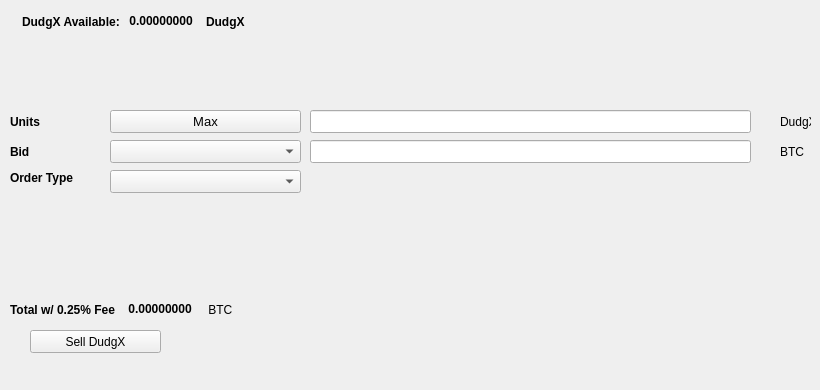
   <widget class="QWidget" name="SellTab">
    <attribute name="title">
     <string>Sell</string>
    </attribute>
    <widget class="QLabel" name="label_16">
     <property name="geometry">
      <rect>
       <x>780</x>
       <y>140</y>
       <width>31</width>
       <height>23</height>
      </rect>
     </property>
     <property name="text">
      <string>BTC</string>
     </property>
    </widget>
    <widget class="QComboBox" name="SellBidcomboBox">
     <property name="geometry">
      <rect>
       <x>110</x>
       <y>140</y>
       <width>191</width>
       <height>23</height>
      </rect>
     </property>
     <property name="font">
      <font>
       <pointsize>10</pointsize>
      </font>
     </property>
    </widget>
    <widget class="QLabel" name="label_18">
     <property name="geometry">
      <rect>
       <x>10</x>
       <y>110</y>
       <width>46</width>
       <height>23</height>
      </rect>
     </property>
     <property name="font">
      <font>
       <weight>75</weight>
       <bold>true</bold>
      </font>
     </property>
     <property name="text">
      <string>Units</string>
     </property>
    </widget>
    <widget class="QPushButton" name="Sell_Max_Amount">
     <property name="geometry">
      <rect>
       <x>110</x>
       <y>110</y>
       <width>191</width>
       <height>23</height>
      </rect>
     </property>
     <property name="font">
      <font>
       <pointsize>10</pointsize>
      </font>
     </property>
     <property name="text">
      <string>Max</string>
     </property>
    </widget>
    <widget class="QLabel" name="label_20">
     <property name="geometry">
      <rect>
       <x>10</x>
       <y>170</y>
       <width>91</width>
       <height>16</height>
      </rect>
     </property>
     <property name="font">
      <font>
       <weight>75</weight>
       <bold>true</bold>
      </font>
     </property>
     <property name="text">
      <string>Order Type</string>
     </property>
    </widget>
    <widget class="QComboBox" name="SellOrdertypeCombo">
     <property name="geometry">
      <rect>
       <x>110</x>
       <y>170</y>
       <width>191</width>
       <height>23</height>
      </rect>
     </property>
     <property name="font">
      <font>
       <pointsize>10</pointsize>
      </font>
     </property>
    </widget>
    <widget class="QLabel" name="label_21">
     <property name="geometry">
      <rect>
       <x>10</x>
       <y>140</y>
       <width>46</width>
       <height>23</height>
      </rect>
     </property>
     <property name="font">
      <font>
       <weight>75</weight>
       <bold>true</bold>
      </font>
     </property>
     <property name="text">
      <string>Bid</string>
     </property>
    </widget>
    <widget class="QLabel" name="label_22">
     <property name="geometry">
      <rect>
       <x>780</x>
       <y>110</y>
       <width>31</width>
       <height>23</height>
      </rect>
     </property>
     <property name="text">
      <string>DudgX</string>
     </property>
    </widget>
    <widget class="QLineEdit" name="UnitsInputDudgX">
     <property name="geometry">
      <rect>
       <x>310</x>
       <y>110</y>
       <width>441</width>
       <height>23</height>
      </rect>
     </property>
     <property name="font">
      <font>
       <pointsize>9</pointsize>
       <weight>75</weight>
       <bold>true</bold>
      </font>
     </property>
    </widget>
    <widget class="QLineEdit" name="SellBidPriceEdit">
     <property name="geometry">
      <rect>
       <x>310</x>
       <y>140</y>
       <width>441</width>
       <height>23</height>
      </rect>
     </property>
     <property name="font">
      <font>
       <pointsize>9</pointsize>
       <weight>75</weight>
       <bold>true</bold>
      </font>
     </property>
    </widget>
    <widget class="QPushButton" name="SellDudgXBTN">
     <property name="geometry">
      <rect>
       <x>30</x>
       <y>330</y>
       <width>131</width>
       <height>23</height>
      </rect>
     </property>
     <property name="text">
      <string>Sell DudgX</string>
     </property>
     <property name="icon">
      <iconset resource="../DudgX">
       <normaloff>:/icons/bitcoin</normaloff>:/icons/bitcoin</iconset>
     </property>
    </widget>
    <widget class="QWidget" name="layoutWidget3">
     <property name="geometry">
      <rect>
       <x>22</x>
       <y>12</y>
       <width>258</width>
       <height>19</height>
      </rect>
     </property>
     <layout class="QHBoxLayout" name="horizontalLayout">
      <item>
       <widget class="QLabel" name="label232_2">
        <property name="font">
         <font>
          <weight>75</weight>
          <bold>true</bold>
         </font>
        </property>
        <property name="text">
         <string>DudgX Available:</string>
        </property>
       </widget>
      </item>
      <item>
       <widget class="QLabel" name="DudgXAvailableLabel">
        <property name="palette">
         <palette>
          <active>
           <colorrole role="WindowText">
            <brush brushstyle="SolidPattern">
             <color alpha="255">
              <red>0</red>
              <green>0</green>
              <blue>0</blue>
             </color>
            </brush>
           </colorrole>
           <colorrole role="Button">
            <brush brushstyle="SolidPattern">
             <color alpha="255">
              <red>0</red>
              <green>170</green>
              <blue>0</blue>
             </color>
            </brush>
           </colorrole>
           <colorrole role="Light">
            <brush brushstyle="SolidPattern">
             <color alpha="255">
              <red>0</red>
              <green>255</green>
              <blue>0</blue>
             </color>
            </brush>
           </colorrole>
           <colorrole role="Midlight">
            <brush brushstyle="SolidPattern">
             <color alpha="255">
              <red>0</red>
              <green>212</green>
              <blue>0</blue>
             </color>
            </brush>
           </colorrole>
           <colorrole role="Dark">
            <brush brushstyle="SolidPattern">
             <color alpha="255">
              <red>0</red>
              <green>85</green>
              <blue>0</blue>
             </color>
            </brush>
           </colorrole>
           <colorrole role="Mid">
            <brush brushstyle="SolidPattern">
             <color alpha="255">
              <red>0</red>
              <green>113</green>
              <blue>0</blue>
             </color>
            </brush>
           </colorrole>
           <colorrole role="Text">
            <brush brushstyle="SolidPattern">
             <color alpha="255">
              <red>0</red>
              <green>170</green>
              <blue>0</blue>
             </color>
            </brush>
           </colorrole>
           <colorrole role="BrightText">
            <brush brushstyle="SolidPattern">
             <color alpha="255">
              <red>255</red>
              <green>255</green>
              <blue>255</blue>
             </color>
            </brush>
           </colorrole>
           <colorrole role="ButtonText">
            <brush brushstyle="SolidPattern">
             <color alpha="255">
              <red>0</red>
              <green>0</green>
              <blue>0</blue>
             </color>
            </brush>
           </colorrole>
           <colorrole role="Base">
            <brush brushstyle="SolidPattern">
             <color alpha="255">
              <red>255</red>
              <green>255</green>
              <blue>255</blue>
             </color>
            </brush>
           </colorrole>
           <colorrole role="Window">
            <brush brushstyle="SolidPattern">
             <color alpha="255">
              <red>0</red>
              <green>170</green>
              <blue>0</blue>
             </color>
            </brush>
           </colorrole>
           <colorrole role="Shadow">
            <brush brushstyle="SolidPattern">
             <color alpha="255">
              <red>0</red>
              <green>0</green>
              <blue>0</blue>
             </color>
            </brush>
           </colorrole>
           <colorrole role="AlternateBase">
            <brush brushstyle="SolidPattern">
             <color alpha="255">
              <red>127</red>
              <green>212</green>
              <blue>127</blue>
             </color>
            </brush>
           </colorrole>
           <colorrole role="ToolTipBase">
            <brush brushstyle="SolidPattern">
             <color alpha="255">
              <red>255</red>
              <green>255</green>
              <blue>220</blue>
             </color>
            </brush>
           </colorrole>
           <colorrole role="ToolTipText">
            <brush brushstyle="SolidPattern">
             <color alpha="255">
              <red>0</red>
              <green>0</green>
              <blue>0</blue>
             </color>
            </brush>
           </colorrole>
          </active>
          <inactive>
           <colorrole role="WindowText">
            <brush brushstyle="SolidPattern">
             <color alpha="255">
              <red>0</red>
              <green>0</green>
              <blue>0</blue>
             </color>
            </brush>
           </colorrole>
           <colorrole role="Button">
            <brush brushstyle="SolidPattern">
             <color alpha="255">
              <red>0</red>
              <green>170</green>
              <blue>0</blue>
             </color>
            </brush>
           </colorrole>
           <colorrole role="Light">
            <brush brushstyle="SolidPattern">
             <color alpha="255">
              <red>0</red>
              <green>255</green>
              <blue>0</blue>
             </color>
            </brush>
           </colorrole>
           <colorrole role="Midlight">
            <brush brushstyle="SolidPattern">
             <color alpha="255">
              <red>0</red>
              <green>212</green>
              <blue>0</blue>
             </color>
            </brush>
           </colorrole>
           <colorrole role="Dark">
            <brush brushstyle="SolidPattern">
             <color alpha="255">
              <red>0</red>
              <green>85</green>
              <blue>0</blue>
             </color>
            </brush>
           </colorrole>
           <colorrole role="Mid">
            <brush brushstyle="SolidPattern">
             <color alpha="255">
              <red>0</red>
              <green>113</green>
              <blue>0</blue>
             </color>
            </brush>
           </colorrole>
           <colorrole role="Text">
            <brush brushstyle="SolidPattern">
             <color alpha="255">
              <red>0</red>
              <green>170</green>
              <blue>0</blue>
             </color>
            </brush>
           </colorrole>
           <colorrole role="BrightText">
            <brush brushstyle="SolidPattern">
             <color alpha="255">
              <red>255</red>
              <green>255</green>
              <blue>255</blue>
             </color>
            </brush>
           </colorrole>
           <colorrole role="ButtonText">
            <brush brushstyle="SolidPattern">
             <color alpha="255">
              <red>0</red>
              <green>0</green>
              <blue>0</blue>
             </color>
            </brush>
           </colorrole>
           <colorrole role="Base">
            <brush brushstyle="SolidPattern">
             <color alpha="255">
              <red>255</red>
              <green>255</green>
              <blue>255</blue>
             </color>
            </brush>
           </colorrole>
           <colorrole role="Window">
            <brush brushstyle="SolidPattern">
             <color alpha="255">
              <red>0</red>
              <green>170</green>
              <blue>0</blue>
             </color>
            </brush>
           </colorrole>
           <colorrole role="Shadow">
            <brush brushstyle="SolidPattern">
             <color alpha="255">
              <red>0</red>
              <green>0</green>
              <blue>0</blue>
             </color>
            </brush>
           </colorrole>
           <colorrole role="AlternateBase">
            <brush brushstyle="SolidPattern">
             <color alpha="255">
              <red>127</red>
              <green>212</green>
              <blue>127</blue>
             </color>
            </brush>
           </colorrole>
           <colorrole role="ToolTipBase">
            <brush brushstyle="SolidPattern">
             <color alpha="255">
              <red>255</red>
              <green>255</green>
              <blue>220</blue>
             </color>
            </brush>
           </colorrole>
           <colorrole role="ToolTipText">
            <brush brushstyle="SolidPattern">
             <color alpha="255">
              <red>0</red>
              <green>0</green>
              <blue>0</blue>
             </color>
            </brush>
           </colorrole>
          </inactive>
          <disabled>
           <colorrole role="WindowText">
            <brush brushstyle="SolidPattern">
             <color alpha="255">
              <red>0</red>
              <green>85</green>
              <blue>0</blue>
             </color>
            </brush>
           </colorrole>
           <colorrole role="Button">
            <brush brushstyle="SolidPattern">
             <color alpha="255">
              <red>0</red>
              <green>170</green>
              <blue>0</blue>
             </color>
            </brush>
           </colorrole>
           <colorrole role="Light">
            <brush brushstyle="SolidPattern">
             <color alpha="255">
              <red>0</red>
              <green>255</green>
              <blue>0</blue>
             </color>
            </brush>
           </colorrole>
           <colorrole role="Midlight">
            <brush brushstyle="SolidPattern">
             <color alpha="255">
              <red>0</red>
              <green>212</green>
              <blue>0</blue>
             </color>
            </brush>
           </colorrole>
           <colorrole role="Dark">
            <brush brushstyle="SolidPattern">
             <color alpha="255">
              <red>0</red>
              <green>85</green>
              <blue>0</blue>
             </color>
            </brush>
           </colorrole>
           <colorrole role="Mid">
            <brush brushstyle="SolidPattern">
             <color alpha="255">
              <red>0</red>
              <green>113</green>
              <blue>0</blue>
             </color>
            </brush>
           </colorrole>
           <colorrole role="Text">
            <brush brushstyle="SolidPattern">
             <color alpha="255">
              <red>0</red>
              <green>85</green>
              <blue>0</blue>
             </color>
            </brush>
           </colorrole>
           <colorrole role="BrightText">
            <brush brushstyle="SolidPattern">
             <color alpha="255">
              <red>255</red>
              <green>255</green>
              <blue>255</blue>
             </color>
            </brush>
           </colorrole>
           <colorrole role="ButtonText">
            <brush brushstyle="SolidPattern">
             <color alpha="255">
              <red>0</red>
              <green>85</green>
              <blue>0</blue>
             </color>
            </brush>
           </colorrole>
           <colorrole role="Base">
            <brush brushstyle="SolidPattern">
             <color alpha="255">
              <red>0</red>
              <green>170</green>
              <blue>0</blue>
             </color>
            </brush>
           </colorrole>
           <colorrole role="Window">
            <brush brushstyle="SolidPattern">
             <color alpha="255">
              <red>0</red>
              <green>170</green>
              <blue>0</blue>
             </color>
            </brush>
           </colorrole>
           <colorrole role="Shadow">
            <brush brushstyle="SolidPattern">
             <color alpha="255">
              <red>0</red>
              <green>0</green>
              <blue>0</blue>
             </color>
            </brush>
           </colorrole>
           <colorrole role="AlternateBase">
            <brush brushstyle="SolidPattern">
             <color alpha="255">
              <red>0</red>
              <green>170</green>
              <blue>0</blue>
             </color>
            </brush>
           </colorrole>
           <colorrole role="ToolTipBase">
            <brush brushstyle="SolidPattern">
             <color alpha="255">
              <red>255</red>
              <green>255</green>
              <blue>220</blue>
             </color>
            </brush>
           </colorrole>
           <colorrole role="ToolTipText">
            <brush brushstyle="SolidPattern">
             <color alpha="255">
              <red>0</red>
              <green>0</green>
              <blue>0</blue>
             </color>
            </brush>
           </colorrole>
          </disabled>
         </palette>
        </property>
        <property name="font">
         <font>
          <weight>75</weight>
          <bold>true</bold>
         </font>
        </property>
        <property name="text">
         <string> 0.00000000 </string>
        </property>
        <property name="textInteractionFlags">
         <set>Qt::LinksAccessibleByMouse|Qt::TextSelectableByKeyboard|Qt::TextSelectableByMouse</set>
        </property>
       </widget>
      </item>
      <item>
       <widget class="QLabel" name="labelDudgX">
        <property name="font">
         <font>
          <weight>75</weight>
          <bold>true</bold>
         </font>
        </property>
        <property name="text">
         <string>DudgX</string>
        </property>
       </widget>
      </item>
     </layout>
    </widget>
    <widget class="QWidget" name="layoutWidget">
     <property name="geometry">
      <rect>
       <x>10</x>
       <y>300</y>
       <width>268</width>
       <height>19</height>
      </rect>
     </property>
     <layout class="QHBoxLayout" name="horizontalLayout_2">
      <item>
       <widget class="QLabel" name="label_19">
        <property name="font">
         <font>
          <weight>75</weight>
          <bold>true</bold>
         </font>
        </property>
        <property name="text">
         <string>Total w/ 0.25% Fee </string>
        </property>
       </widget>
      </item>
      <item>
       <widget class="QLabel" name="SellCostLabel">
        <property name="palette">
         <palette>
          <active>
           <colorrole role="WindowText">
            <brush brushstyle="SolidPattern">
             <color alpha="255">
              <red>0</red>
              <green>0</green>
              <blue>0</blue>
             </color>
            </brush>
           </colorrole>
           <colorrole role="Button">
            <brush brushstyle="SolidPattern">
             <color alpha="255">
              <red>0</red>
              <green>170</green>
              <blue>0</blue>
             </color>
            </brush>
           </colorrole>
           <colorrole role="Light">
            <brush brushstyle="SolidPattern">
             <color alpha="255">
              <red>0</red>
              <green>255</green>
              <blue>0</blue>
             </color>
            </brush>
           </colorrole>
           <colorrole role="Midlight">
            <brush brushstyle="SolidPattern">
             <color alpha="255">
              <red>0</red>
              <green>212</green>
              <blue>0</blue>
             </color>
            </brush>
           </colorrole>
           <colorrole role="Dark">
            <brush brushstyle="SolidPattern">
             <color alpha="255">
              <red>0</red>
              <green>85</green>
              <blue>0</blue>
             </color>
            </brush>
           </colorrole>
           <colorrole role="Mid">
            <brush brushstyle="SolidPattern">
             <color alpha="255">
              <red>0</red>
              <green>113</green>
              <blue>0</blue>
             </color>
            </brush>
           </colorrole>
           <colorrole role="Text">
            <brush brushstyle="SolidPattern">
             <color alpha="255">
              <red>0</red>
              <green>170</green>
              <blue>0</blue>
             </color>
            </brush>
           </colorrole>
           <colorrole role="BrightText">
            <brush brushstyle="SolidPattern">
             <color alpha="255">
              <red>255</red>
              <green>255</green>
              <blue>255</blue>
             </color>
            </brush>
           </colorrole>
           <colorrole role="ButtonText">
            <brush brushstyle="SolidPattern">
             <color alpha="255">
              <red>0</red>
              <green>0</green>
              <blue>0</blue>
             </color>
            </brush>
           </colorrole>
           <colorrole role="Base">
            <brush brushstyle="SolidPattern">
             <color alpha="255">
              <red>255</red>
              <green>255</green>
              <blue>255</blue>
             </color>
            </brush>
           </colorrole>
           <colorrole role="Window">
            <brush brushstyle="SolidPattern">
             <color alpha="255">
              <red>0</red>
              <green>170</green>
              <blue>0</blue>
             </color>
            </brush>
           </colorrole>
           <colorrole role="Shadow">
            <brush brushstyle="SolidPattern">
             <color alpha="255">
              <red>0</red>
              <green>0</green>
              <blue>0</blue>
             </color>
            </brush>
           </colorrole>
           <colorrole role="AlternateBase">
            <brush brushstyle="SolidPattern">
             <color alpha="255">
              <red>127</red>
              <green>212</green>
              <blue>127</blue>
             </color>
            </brush>
           </colorrole>
           <colorrole role="ToolTipBase">
            <brush brushstyle="SolidPattern">
             <color alpha="255">
              <red>255</red>
              <green>255</green>
              <blue>220</blue>
             </color>
            </brush>
           </colorrole>
           <colorrole role="ToolTipText">
            <brush brushstyle="SolidPattern">
             <color alpha="255">
              <red>0</red>
              <green>0</green>
              <blue>0</blue>
             </color>
            </brush>
           </colorrole>
          </active>
          <inactive>
           <colorrole role="WindowText">
            <brush brushstyle="SolidPattern">
             <color alpha="255">
              <red>0</red>
              <green>0</green>
              <blue>0</blue>
             </color>
            </brush>
           </colorrole>
           <colorrole role="Button">
            <brush brushstyle="SolidPattern">
             <color alpha="255">
              <red>0</red>
              <green>170</green>
              <blue>0</blue>
             </color>
            </brush>
           </colorrole>
           <colorrole role="Light">
            <brush brushstyle="SolidPattern">
             <color alpha="255">
              <red>0</red>
              <green>255</green>
              <blue>0</blue>
             </color>
            </brush>
           </colorrole>
           <colorrole role="Midlight">
            <brush brushstyle="SolidPattern">
             <color alpha="255">
              <red>0</red>
              <green>212</green>
              <blue>0</blue>
             </color>
            </brush>
           </colorrole>
           <colorrole role="Dark">
            <brush brushstyle="SolidPattern">
             <color alpha="255">
              <red>0</red>
              <green>85</green>
              <blue>0</blue>
             </color>
            </brush>
           </colorrole>
           <colorrole role="Mid">
            <brush brushstyle="SolidPattern">
             <color alpha="255">
              <red>0</red>
              <green>113</green>
              <blue>0</blue>
             </color>
            </brush>
           </colorrole>
           <colorrole role="Text">
            <brush brushstyle="SolidPattern">
             <color alpha="255">
              <red>0</red>
              <green>170</green>
              <blue>0</blue>
             </color>
            </brush>
           </colorrole>
           <colorrole role="BrightText">
            <brush brushstyle="SolidPattern">
             <color alpha="255">
              <red>255</red>
              <green>255</green>
              <blue>255</blue>
             </color>
            </brush>
           </colorrole>
           <colorrole role="ButtonText">
            <brush brushstyle="SolidPattern">
             <color alpha="255">
              <red>0</red>
              <green>0</green>
              <blue>0</blue>
             </color>
            </brush>
           </colorrole>
           <colorrole role="Base">
            <brush brushstyle="SolidPattern">
             <color alpha="255">
              <red>255</red>
              <green>255</green>
              <blue>255</blue>
             </color>
            </brush>
           </colorrole>
           <colorrole role="Window">
            <brush brushstyle="SolidPattern">
             <color alpha="255">
              <red>0</red>
              <green>170</green>
              <blue>0</blue>
             </color>
            </brush>
           </colorrole>
           <colorrole role="Shadow">
            <brush brushstyle="SolidPattern">
             <color alpha="255">
              <red>0</red>
              <green>0</green>
              <blue>0</blue>
             </color>
            </brush>
           </colorrole>
           <colorrole role="AlternateBase">
            <brush brushstyle="SolidPattern">
             <color alpha="255">
              <red>127</red>
              <green>212</green>
              <blue>127</blue>
             </color>
            </brush>
           </colorrole>
           <colorrole role="ToolTipBase">
            <brush brushstyle="SolidPattern">
             <color alpha="255">
              <red>255</red>
              <green>255</green>
              <blue>220</blue>
             </color>
            </brush>
           </colorrole>
           <colorrole role="ToolTipText">
            <brush brushstyle="SolidPattern">
             <color alpha="255">
              <red>0</red>
              <green>0</green>
              <blue>0</blue>
             </color>
            </brush>
           </colorrole>
          </inactive>
          <disabled>
           <colorrole role="WindowText">
            <brush brushstyle="SolidPattern">
             <color alpha="255">
              <red>0</red>
              <green>85</green>
              <blue>0</blue>
             </color>
            </brush>
           </colorrole>
           <colorrole role="Button">
            <brush brushstyle="SolidPattern">
             <color alpha="255">
              <red>0</red>
              <green>170</green>
              <blue>0</blue>
             </color>
            </brush>
           </colorrole>
           <colorrole role="Light">
            <brush brushstyle="SolidPattern">
             <color alpha="255">
              <red>0</red>
              <green>255</green>
              <blue>0</blue>
             </color>
            </brush>
           </colorrole>
           <colorrole role="Midlight">
            <brush brushstyle="SolidPattern">
             <color alpha="255">
              <red>0</red>
              <green>212</green>
              <blue>0</blue>
             </color>
            </brush>
           </colorrole>
           <colorrole role="Dark">
            <brush brushstyle="SolidPattern">
             <color alpha="255">
              <red>0</red>
              <green>85</green>
              <blue>0</blue>
             </color>
            </brush>
           </colorrole>
           <colorrole role="Mid">
            <brush brushstyle="SolidPattern">
             <color alpha="255">
              <red>0</red>
              <green>113</green>
              <blue>0</blue>
             </color>
            </brush>
           </colorrole>
           <colorrole role="Text">
            <brush brushstyle="SolidPattern">
             <color alpha="255">
              <red>0</red>
              <green>85</green>
              <blue>0</blue>
             </color>
            </brush>
           </colorrole>
           <colorrole role="BrightText">
            <brush brushstyle="SolidPattern">
             <color alpha="255">
              <red>255</red>
              <green>255</green>
              <blue>255</blue>
             </color>
            </brush>
           </colorrole>
           <colorrole role="ButtonText">
            <brush brushstyle="SolidPattern">
             <color alpha="255">
              <red>0</red>
              <green>85</green>
              <blue>0</blue>
             </color>
            </brush>
           </colorrole>
           <colorrole role="Base">
            <brush brushstyle="SolidPattern">
             <color alpha="255">
              <red>0</red>
              <green>170</green>
              <blue>0</blue>
             </color>
            </brush>
           </colorrole>
           <colorrole role="Window">
            <brush brushstyle="SolidPattern">
             <color alpha="255">
              <red>0</red>
              <green>170</green>
              <blue>0</blue>
             </color>
            </brush>
           </colorrole>
           <colorrole role="Shadow">
            <brush brushstyle="SolidPattern">
             <color alpha="255">
              <red>0</red>
              <green>0</green>
              <blue>0</blue>
             </color>
            </brush>
           </colorrole>
           <colorrole role="AlternateBase">
            <brush brushstyle="SolidPattern">
             <color alpha="255">
              <red>0</red>
              <green>170</green>
              <blue>0</blue>
             </color>
            </brush>
           </colorrole>
           <colorrole role="ToolTipBase">
            <brush brushstyle="SolidPattern">
             <color alpha="255">
              <red>255</red>
              <green>255</green>
              <blue>220</blue>
             </color>
            </brush>
           </colorrole>
           <colorrole role="ToolTipText">
            <brush brushstyle="SolidPattern">
             <color alpha="255">
              <red>0</red>
              <green>0</green>
              <blue>0</blue>
             </color>
            </brush>
           </colorrole>
          </disabled>
         </palette>
        </property>
        <property name="font">
         <font>
          <weight>75</weight>
          <bold>true</bold>
         </font>
        </property>
        <property name="autoFillBackground">
         <bool>false</bool>
        </property>
        <property name="text">
         <string> 0.00000000</string>
        </property>
        <property name="textInteractionFlags">
         <set>Qt::LinksAccessibleByMouse|Qt::TextSelectableByMouse</set>
        </property>
       </widget>
      </item>
      <item>
       <widget class="QLabel" name="label_17">
        <property name="font">
         <font>
          <weight>50</weight>
          <bold>false</bold>
         </font>
        </property>
        <property name="text">
         <string> BTC</string>
        </property>
       </widget>
      </item>
     </layout>
    </widget>
    <widget class="QLabel" name="label_23">
     <property name="geometry">
      <rect>
       <x>460</x>
       <y>300</y>
       <width>281</width>
       <height>81</height>
      </rect>
     </property>
     <property name="text">
      <string/>
     </property>
     <property name="pixmap">
      <pixmap>:/images/bittrex</pixmap>
     </property>
    </widget>
   </widget>
